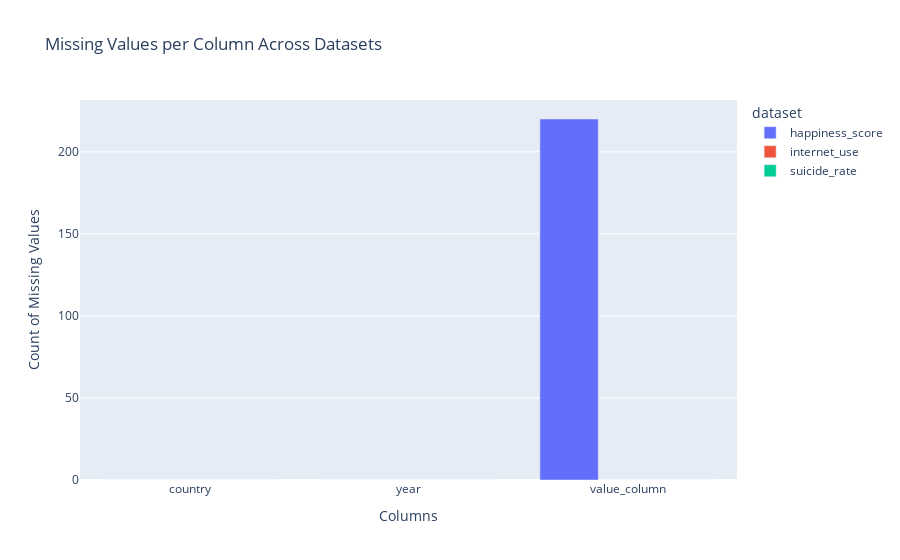

Notebook source saved alongside this figure:
### Code cell
import pandas as pd
import plotly.express as px
import itables 

# Load suicide_rate data
suicide_rate = pd.read_csv("data\suicide_rate_data.csv")

suicide_rate

# selecting applicable columns
suicide_rate_subset = suicide_rate [["Reference area", "Sex", "TIME_PERIOD", "OBS_VALUE"]]

suicide_rate_subset

# changing to representative column names
suicide_rate_subset = suicide_rate_subset.rename(columns={"Reference area": "country", "Sex": "sex", "TIME_PERIOD": "year", "OBS_VALUE": "mortality_count"})

suicide_rate_subset

# internet_use data
internet_use = pd.read_csv ("data\household_internet_use.csv")

internet_use 

# selecting applicable columns
internet_use_subset = internet_use[["Reference area", "TIME_PERIOD", "OBS_VALUE"]]

internet_use_subset

# changing to representative column names
internet_use_subset = internet_use_subset.rename(columns={"Reference area": "country", "TIME_PERIOD": "year", "OBS_VALUE": "percent_internet_household"})

internet_use_subset

# Load happiness_score data
happiness_data = pd.read_csv("data\hapiscore_whr.csv")
happiness_data

# changing dataset to a long format
happiness_data_long = happiness_data.melt(id_vars="country")
happiness_data_long

# changing to representative column names
happiness_data_long = happiness_data.melt(id_vars="country", var_name="year", value_name = "happiness_count").sort_values(["country", "year"])

happiness_data_long

# Function to check data types 

def check_data_types(df, name):
    print(f"Data Types for {name}:\n")
    print(df.dtypes)
    print("-" * 40)  # Separator for clarity

# checks data types for all three datasets
check_data_types(internet_use_subset, "Internet Use Subset")
check_data_types(suicide_rate_subset, "Suicide Rate Subset")
check_data_types(happiness_data_long, "Happiness Data Long")


# converting the 'year' column to integer type, and coercing errors to NaN
happiness_data_long['year'] = pd.to_numeric(happiness_data_long['year'], errors='coerce')

# Confirm the conversion
print(happiness_data_long['year'].dtype)


# filtering for year 2015 to 2022
happiness_data_long = happiness_data_long[
    (happiness_data_long['year'] >= 2015) & (happiness_data_long['year'] <= 2022)
]
happiness_data_long = happiness_data_long[
    (happiness_data_long['year'] >= 2015) & (happiness_data_long['year'] <= 2022)
]

# Check the result
happiness_data_long['year'].unique()

#calculating missing values for each dataset
happiness_missing = happiness_data_long.isna().sum()
internet_missing = internet_use_subset.isna().sum()
suicide_missing = suicide_rate_subset.isna().sum()


# combining the results into a single DataFrame
missing_summary = pd.DataFrame({
   'dataset': ['happiness_score', 'internet_use', 'suicide_rate'],
   'country': [happiness_missing['country'], internet_missing['country'], suicide_missing['country']],
   'year': [happiness_missing['year'], internet_missing['year'], suicide_missing['year']],
   'value_column': [happiness_missing['happiness_count'], internet_missing['percent_internet_household'], suicide_missing['mortality_count']]
})

missing_summary                      

# reshaping with melt and naming columns for clarity
missing_summary = missing_summary.melt(
    id_vars='dataset', var_name='dataset_columns', value_name='missing_count'
).sort_values('dataset')
missing_summary

# bar chart for missing values
fig = px.bar(
    missing_summary,
    x='dataset_columns',
    y='missing_count',
    color='dataset',
    title='Missing Values per Column Across Datasets',
    labels={'missing_count': 'Count of Missing Values', 'dataset_columns': 'Columns'},
    barmode='group'
)

fig.show()

# dropping missing value from dataset
happiness_data_long.dropna(inplace=True)


# function to check any persistent missing values
def check_missing_data(df, name):
    print(f"Missing Data Summary for {name}:")
    print(df.isna().sum())
    print("-" * 40)

# Check for missing values in each dataset
check_missing_data(happiness_data_long, "Happiness Data")
check_missing_data(internet_use_subset, "Internet Use Data")
check_missing_data(suicide_rate_subset, "Suicide Rate Data")


# rounding to 1 decimal for consistency with other datasets
internet_use_subset["percent_internet_household"] = internet_use_subset["percent_internet_household"].round(1)

internet_use_subset

# creating a pivoted version of the 'suicide_rate_subset' DataFrame 
# to analyze mortality rates by sex (Male, Female, Total)
# without modifying the original 'suicide_rate_subset
# pivoting the data so each sex becomes its own column
suicide_rate_pivot = suicide_rate_subset.pivot_table(
    index=['country', 'year'],
    columns='sex',
    values='mortality_count',
    aggfunc='sum'  # Aggregate if duplicates exist
).reset_index()

# renaming the columns for clarity
suicide_rate_pivot.columns.name = None  # removing column index name
suicide_rate_pivot = suicide_rate_pivot.rename(columns={
    'Male': 'mortality_male',
    'Female': 'mortality_female',
    'Total': 'mortality_total'
})

# cleaned dataset
suicide_rate_pivot.head()

# droping the 'sex' column from the suicide_rate_subset
suicide_rate_cleaned = suicide_rate_subset.drop(columns=['sex'])

suicide_rate_cleaned.head()

print(happiness_data_long.shape)
print(internet_use_subset.shape)
print(suicide_rate_cleaned.shape)
print(suicide_rate_pivot.shape)



happy = set(happiness_data_long["country"].unique())
sad = set(suicide_rate_cleaned["country"].unique())

### Figure 1 — Plotly figure (JSON) as saved in the notebook; plotly's stock layout.template omitted (floating-point values rounded to 4 significant figures)
{"data": [{"alignmentgroup": "True", "hovertemplate": "dataset=happiness_score<br>Columns=%{x}<br>Count of Missing Values=%{y}<extra></extra>", "legendgroup": "happiness_score", "marker": {"color": "#636efa", "pattern": {"shape": ""}}, "name": "happiness_score", "offsetgroup": "happiness_score", "orientation": "v", "showlegend": true, "textposition": "auto", "type": "bar", "x": ["country", "year", "value_column"], "xaxis": "x", "y": [0, 0, 220], "yaxis": "y"}, {"alignmentgroup": "True", "hovertemplate": "dataset=internet_use<br>Columns=%{x}<br>Count of Missing Values=%{y}<extra></extra>", "legendgroup": "internet_use", "marker": {"color": "#EF553B", "pattern": {"shape": ""}}, "name": "internet_use", "offsetgroup": "internet_use", "orientation": "v", "showlegend": true, "textposition": "auto", "type": "bar", "x": ["country", "year", "value_column"], "xaxis": "x", "y": [0, 0, 0], "yaxis": "y"}, {"alignmentgroup": "True", "hovertemplate": "dataset=suicide_rate<br>Columns=%{x}<br>Count of Missing Values=%{y}<extra></extra>", "legendgroup": "suicide_rate", "marker": {"color": "#00cc96", "pattern": {"shape": ""}}, "name": "suicide_rate", "offsetgroup": "suicide_rate", "orientation": "v", "showlegend": true, "textposition": "auto", "type": "bar", "x": ["country", "year", "value_column"], "xaxis": "x", "y": [0, 0, 0], "yaxis": "y"}], "layout": {"barmode": "group", "legend": {"title": {"text": "dataset"}, "tracegroupgap": 0}, "title": {"text": "Missing Values per Column Across Datasets"}, "xaxis": {"anchor": "y", "domain": [0, 1], "title": {"text": "Columns"}}, "yaxis": {"anchor": "x", "domain": [0, 1], "title": {"text": "Count of Missing Values"}}}}
